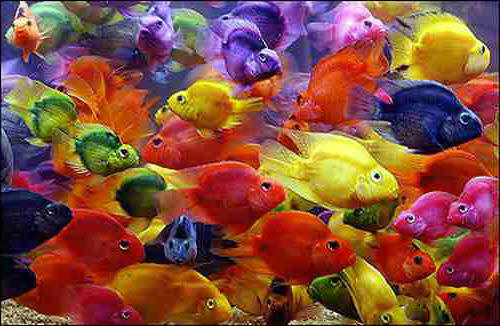
%> input picture HoughCircleDetection/fish.jpg, 500 x 326 px
$ octave colorQuantizeMain.m   (GNU Octave 9; MATLAB toolbox functions it lacks are replaced by stand-ins)
%> lines starting %> are read from the running program, lines starting %| are printed output that depends on the picture
### HoughCircleDetection/quantizeRGB.m
% Given an RGB image quantize the 3D RGB space and map each pixel in the
% input image to its nearest k-means center. That is replace the RGB value
% at each pixel with its nearest cluster's average RGB value.
% Variables:
% origImg, outputImg  (MxNx3 type uint8)
% k specifies the number of colors to quantize to
% meanColors is a (kx3 array of the k centers)
% tip = if variable of origImg is a 3d matrix ontianing a color image with
% numpixel pixels, x = reshape(origImg, numpixels, 3); -> matrix with RGB
% features as its rows.
function [ outputImg meanColors ] = quantizeRGB( origImg, k )
    origImg = double(origImg);

    [row, col, n] = size(origImg);

    %Matrix with RGB value as rows
    x = reshape(origImg, (row * col), n);

    x = double(x);

    % Error with default k means, max iteration was 100
    %http://www.mathworks.com/matlabcentral/newsreader/view_thread/76474
    options = statset('MaxIter', 1000);

    %http://www.mathworks.com/help/stats/kmeans.html#buefthh-2
    [clusterIdx, centroidLoc] = kmeans(x, k, 'Options', options);

    %round up values
    centroidLoc = round(centroidLoc);

    clusterIdx = uint8(clusterIdx);

    outputImg = zeros(row, col, n);

    %http://www.mathworks.com/matlabcentral/newsreader/view_thread/307398
    %take clusterIds into same size
    clusterIdx = reshape(clusterIdx, row, col);
    %http://www.mathworks.com/help/images/examples/color-based-segmentation-using-k-means-clustering.html

    % apply cluster to image
    for j = 1:1:col;

        outputImg(:,j,1) = centroidLoc(clusterIdx(:,j),1);

        outputImg(:,j,2) = centroidLoc(clusterIdx(:,j),2);

        outputImg(:,j,3) = centroidLoc(clusterIdx(:,j),3);

    end % end for

    outputImg = uint8(outputImg);

    meanColors = centroidLoc;

end %end function

### HoughCircleDetection/quantizeHSV.m
% Given an RGB image quantize the 3D HSV space and map each pixel in the
% input image to its nearest k-means center. That is replace the HSV value
% at each pixel with its nearest cluster's average HSV value.
% Variables:
% origImg, outputImg  (MxNx3 type uint8)
% k specifies the number of colors to quantize to
% meanHues is a (kx3 array of the k centers)
% tip = if variable of origImg is a 3d matrix ontianing a color image with
% numpixel pixels, x = reshape(origImg, numpixels, 3); -> matrix with HSV
% features as its rows.
function [ outputImg, meanHues ] = quantizeHSV( origImg, k )

    origImg = rgb2hsv(origImg);

    [row , col, n] = size(origImg);

    %Matrix with HSV value as rows
    x = reshape(origImg, (row * col), n);

    x = double(x);

    % Error with default k means, max iteration was 100
    %http://www.mathworks.com/matlabcentral/newsreader/view_thread/76474
    options = statset('MaxIter', 1000);

    %http://www.mathworks.com/help/stats/kmeans.html#buefthh-2
    [clusterIdx, centroidLoc] = kmeans(x, k, 'Options', options);

    clusterIdx = uint8(clusterIdx);

    outputImg = zeros(row, col, n);

    %http://www.mathworks.com/matlabcentral/newsreader/view_thread/307398
    %take clusterIds into same size
    clusterIdx = reshape(clusterIdx, row, col);
    %http://www.mathworks.com/help/images/examples/color-based-segmentation-using-k-means-clustering.html

    % Referred to Yufei Wang's post
    % https://piazza.com/class/i7nwoduhfeq4be?cid=196
    % apply cluster to image
    for j = 1:1:col;

        outputImg(:,j,1) = centroidLoc(clusterIdx(:,j),1);

        outputImg(:,j,2) = origImg(:,j,2); % keep it the same

        outputImg(:,j,3) = origImg(:,j,3);

    end % end for

    % convert back to rgb image
    rgbImg = hsv2rgb(outputImg);

    outputImg = rgbImg * 255;

    outputImg = uint8(outputImg);

    meanHues = centroidLoc;


end %end function

### HoughCircleDetection/computeQuantizationError.m
function [ error ] = computeQuantizationError( origImg, quantizedImg )
% Output: error: Sum of Squared Distance Error
% Input: origImg(uint8), quantizedImg(uint8 return from quantizedRGB)

   % https://piazza.com/class/i7nwoduhfeq4be?cid=187
   error = sum( sum( abs((origImg - quantizedImg).^2 )  ) )

end

### HoughCircleDetection/getHueHists.m
function [ histEqual, histClustered ] = getHueHists( im,k )
% Input: im (MxNx3 RGB), k cluster
% Output: histEqual: k equally spaced bins(dividing hue values)
%         histClustered: bins defined by k cluster center membership
%         all pixels belonging to hue cluster i go to ith bin, for i..k

    % test
    %   im = imread('fish.jpg')
    %   k = 16
    %

    %histEqual

    %figure

    [row col n] = size(im);

    hsvImg = rgb2hsv(im);

    hue = reshape( hsvImg(:,:,1), row * col, 1);

    [count, centers] = hist(hue, k);

    histEqual = [count, centers];

    %bar(centers, count, 'hist');

    %title('histEqual: ')


    %histClustered

    figure;

    hue = reshape( hsvImg(:,:,1), row * col, 1);

    extractBin = sort(unique(hsvImg(:,:,1)),'ascend');

    [count, centers] = hist(hue, extractBin);

    histClustered(:,1) = extractBin;

    %bar(centers, count, 'hist');

    title('histCluster: ')


end

### HoughCircleDetection/colorQuantizeMain.m
% Part 1 (e)
img = imread('fish.jpg');
%> img is the input picture: size 326x500x3 uint8; mean R, G, B 132.5, 77.5, 60.6

[qRGB5 mRGB5] = quantizeRGB(img, 5);
%> in quantizeRGB, `[clusterIdx, centroidLoc] = kmeans(x, k, 'Options', options);`: centroidLoc = [194.8 167.9 63.61; 97.93 74.47 111.5; 152.7 50.51 22.67; 44.54 26.93 34.38; 181 147.4 188.9]
%> in quantizeRGB, `centroidLoc = round(centroidLoc);`: centroidLoc = [195 168 64; 98 74 112; 153 51 23; 45 27 34; 181 147 189]
%> after the loop in quantizeRGB, `for j = 1:1:col;`:
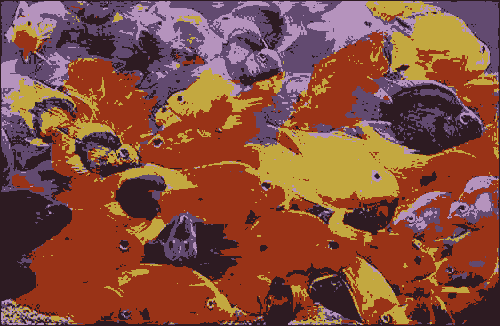
%> outputImg: size 326x500x3 double; mean R, G, B 132.8, 77.6, 60.8
%> in quantizeRGB, `meanColors = centroidLoc;`: meanColors has the same summary as centroidLoc
%> mRGB5 has the same summary as centroidLoc in quantizeRGB

%subplot(2,2,1);

%imagesc(qRGB5)

%title('Quantized RGB with k = 5');

[qRGB25 mRGB25] = quantizeRGB(img, 25);
%> call 2 of quantizeRGB, with k = 25
%> in quantizeRGB (call 2), `[clusterIdx, centroidLoc] = kmeans(x, k, 'Options', options);`: centroidLoc = 25 rows, first 12: [190.8 166.3 32.08; 195.7 65.14 17.98; 116.3 90.75 157.5; 148.9 78.31 18.45; 201.4 90.73 60.67; 16.6 11.11 24.71; 115.8 50.98 12.21; 234.7 233.7 122.2; 138.6 139.1 86.11; 123.5 14.46 12.62; 127.2 82.94 81.25; 219 187 230.9]
%> in quantizeRGB (call 2), `centroidLoc = round(centroidLoc);`: centroidLoc = 25 rows, first 12: [191 166 32; 196 65 18; 116 91 158; 149 78 18; 201 91 61; 17 11 25; 116 51 12; 235 234 122; 139 139 86; 124 14 13; 127 83 81; 219 187 231]
%> after the loop in quantizeRGB (call 2), `for j = 1:1:col;`:
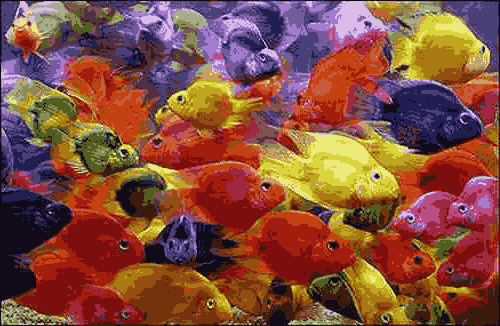
%> outputImg: size 326x500x3 double; mean R, G, B 132.7, 77.5, 60.6
%> in quantizeRGB (call 2), `meanColors = centroidLoc;`: meanColors has the same summary as centroidLoc
%> mRGB25 has the same summary as centroidLoc in quantizeRGB

%subplot(2,2,2);

%imagesc(qRGB25)

%title('Quantized RGB with k = 25');

[qHSV5 mHSV25] = quantizeHSV(img, 5);
%> in quantizeHSV, `origImg = rgb2hsv(origImg);`: origImg: size 326x500x3 double; mean H, S, V 0.366, 0.703, 0.561
%> in quantizeHSV, `[clusterIdx, centroidLoc] = kmeans(x, k, 'Options', options);`: centroidLoc = [0.0698 0.894 0.407; 0.841 0.784 0.394; 0.766 0.406 0.589; 0.146 0.427 0.646; 0.0767 0.859 0.721]
%> after the loop in quantizeHSV, `for j = 1:1:col;`: outputImg: size 326x500x3 double; mean H, S, V 0.366, 0.703, 0.561
%> in quantizeHSV, `rgbImg = hsv2rgb(outputImg);`:
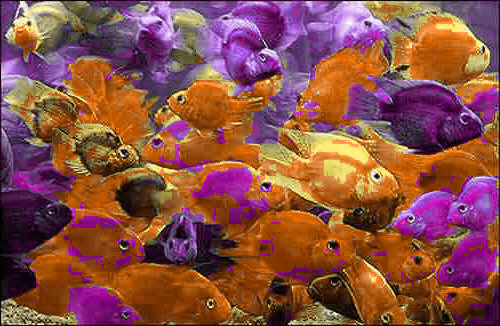
%> rgbImg: size 326x500x3 double; mean R, G, B 0.542, 0.314, 0.275
%> in quantizeHSV, `meanHues = centroidLoc;`: meanHues has the same summary as centroidLoc
%> mHSV25 has the same summary as centroidLoc in quantizeHSV

%subplot(2,2,3);

%imagesc(qHSV5)

%title('Quantized HSV with k = 5');

[qHSV25 mHSV25] = quantizeHSV(img, 25);
%> call 2 of quantizeHSV, with k = 25
%> in quantizeHSV (call 2), `[clusterIdx, centroidLoc] = kmeans(x, k, 'Options', options);`: centroidLoc = 25 rows, first 12: [0.719 0.245 0.581; 0.166 0.249 0.402; 0.691 0.721 0.396; 0.141 0.515 0.902; 0.794 0.277 0.27; 0.679 0.905 0.177; 0.0598 0.949 0.634; 0.072 0.764 0.634; 0.787 0.472 0.81; 0.971 0.891 0.53; 0.112 0.519 0.606; 0.185 0.268 0.742]
%> in quantizeHSV (call 2), `clusterIdx = reshape(clusterIdx, row, col);`:
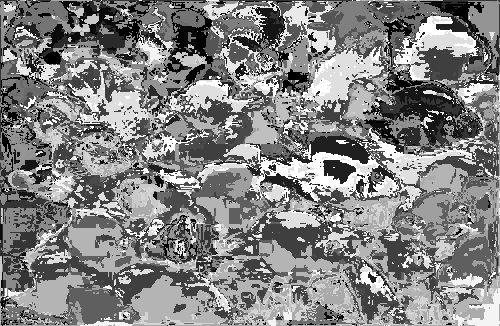
%> clusterIdx: size 326x500 uint8; min 1, max 25, mean 13.4; drawn with min black and max white
%> after the loop in quantizeHSV (call 2), `for j = 1:1:col;`: outputImg: size 326x500x3 double; mean H, S, V 0.366, 0.703, 0.561
%> in quantizeHSV (call 2), `rgbImg = hsv2rgb(outputImg);`:
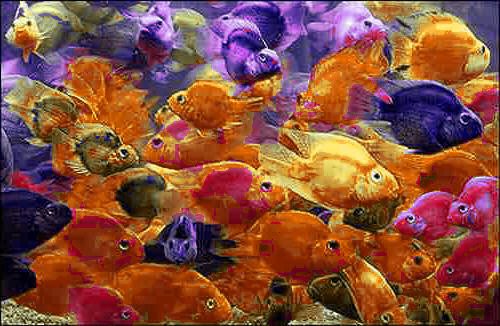
%> rgbImg: size 326x500x3 double; mean R, G, B 0.525, 0.308, 0.24
%> in quantizeHSV (call 2), `meanHues = centroidLoc;`: meanHues has the same summary as centroidLoc
%> mHSV25 has the same summary as centroidLoc in quantizeHSV

%subplot(2,2,4)

%imagesc(qHSV25)

%title('Quantized HSV with k = 25');

ssdRGB5 = computeQuantizationError(img, qRGB5);
%> in computeQuantizationError, `error = sum( sum( abs((origImg - quantizedImg).^2 )  ) )`: error = [14979868 14238479 13400087]
%> ssdRGB5 = [14979868 14238479 13400087]

ssdRGB25 = computeQuantizationError(img, qRGB25);
%> ssdRGB25 = [11228704 10505005 11037002]

ssdHSV5 = computeQuantizationError(img, qHSV5);
%> ssdHSV5 = [2422389 8360014 351849]

ssdHSV25 = computeQuantizationError(img, qHSV25);
%> ssdHSV25 = [2860473 9314112 1634080]

[ histEqual histClust] = getHueHists(img, 5);
%> in getHueHists, `[count, centers] = hist(hue, k);`: count = [93125 6341 2076 32574 28884]; centers = [0.0999 0.3 0.5 0.699 0.899]
%> in getHueHists, `histEqual = [count, centers];`: histEqual = [93125 6341 2076 32574 28884 0.0999 0.3 0.5 0.699 0.899]

figure;

bar(histEqual, 'hist');

title('histEqual with k = 5 : ');
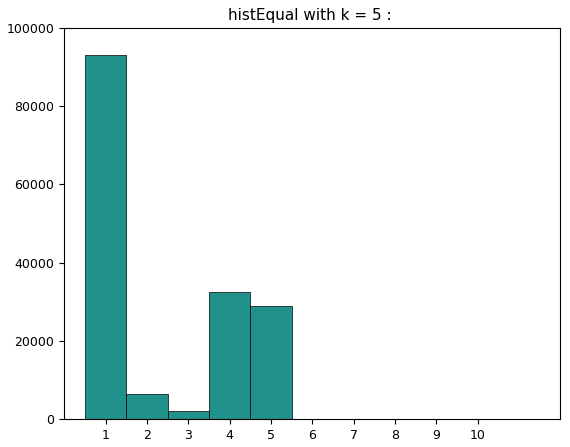
%> figure redrawn from the program's plot data; tallest bar 93125 high, from x = 0.5 to 1.5


[ histEqual histClust] = getHueHists(img, 25);
%> histEqual = 50 values, max 31547 at index 1, min 0.02 at index 26, mean 3260.2

figure;

bar(histEqual, 'hist');

title('histEqual with k = 25 : ');
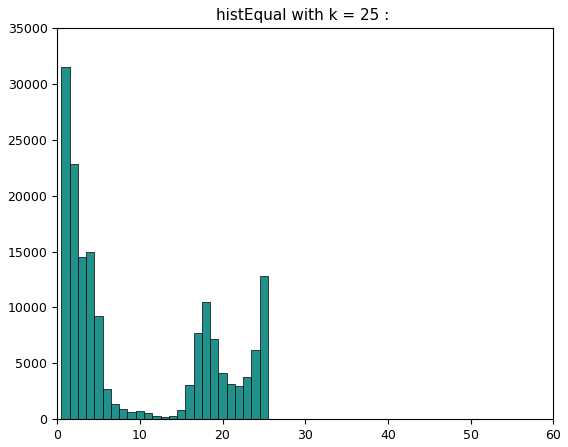
%> figure redrawn from the program's plot data; tallest bar 31547 high, from x = 0.5 to 1.5


% [10 lines of commented-out code are left out]
